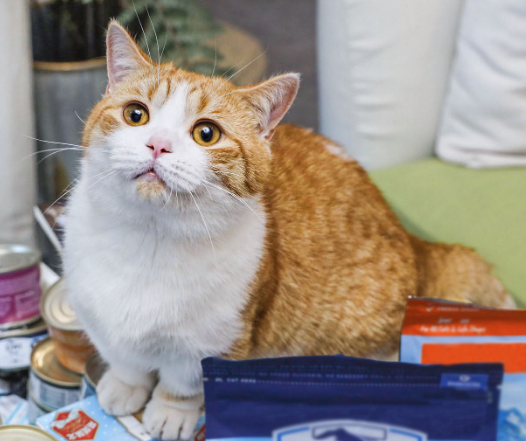
//> input picture pictures/zhupi.png, 526 x 441 px
$ ./main   (built with g++ and OpenCV 4)
//> lines starting //> are read from the running program, lines starting //| are printed output that depends on the picture
/**
 * @brief:膨胀，腐蚀测试
 * @author：liuyvjin
 */
#include <iostream>
#include <opencv2/core/core.hpp>
#include <opencv2/highgui/highgui.hpp>
#include <opencv2/opencv.hpp>
using namespace cv;
using namespace std;

Mat src ,dst;
void switchfun(int switchbar,void *sizeptr);
void sizefun(int sizebar, void *switchptr);
int main() {

    //读入原始图像
    src = imread("../../pictures/zhupi.png");
//> src is the input picture: 441 rows x 526 cols, CV_8UC3; mean B, G, R 134.6, 141.4, 152
    if(!src.data){printf("读入src图片错误！\n");return -1;}
    imshow("src",src);

    //定义控制条
    namedWindow("dst: 0-dilate;1-erode");
    int switchbar = 0;  //切换腐蚀和膨胀 0/1
    int sizebar = 3; //改变视界大小
    createTrackbar("switch","dst: 0-dilate;1-erode",&switchbar,1,switchfun,&sizebar);
//> slider 'switch' is set to 1
    createTrackbar("size","dst: 0-dilate;1-erode",&sizebar,10,sizefun,&switchbar);

    //初始化窗口
    Mat element = getStructuringElement(MORPH_RECT,Size(2*sizebar+1,2*sizebar+1),Point(sizebar, sizebar));
    dilate(src,dst, element);
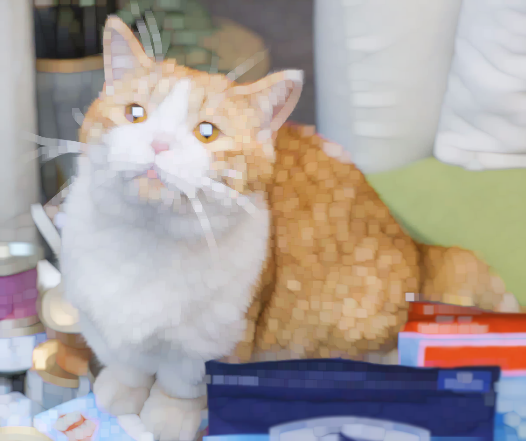
//> dst: 441 rows x 526 cols, CV_8UC3; mean B, G, R 154.5, 159.4, 168.7
    imshow("dst: 0-dilate;1-erode", dst);

    //等待键盘输入
    waitKey();
    return 0;
}

void switchfun(int switchbar,void *sizeptr)
{
//> called with switchbar = 1
    int sizebar = *static_cast<int*>(sizeptr);
    Mat element = getStructuringElement(MORPH_RECT,Size(2*sizebar+1,2*sizebar+1),Point(sizebar, sizebar));

    switch (switchbar){
        case 0:
            dilate(src,dst,element);
            break;
        case 1:
            erode(src,dst,element);
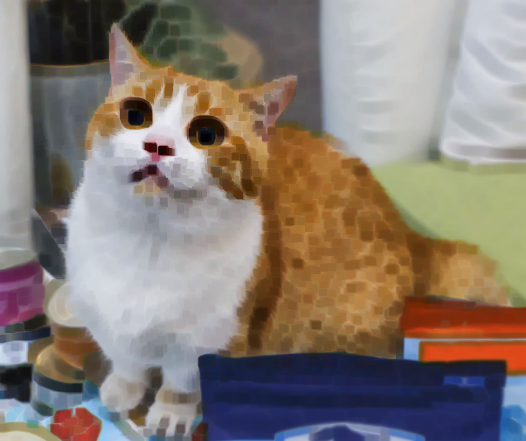
//> dst: 441 rows x 526 cols, CV_8UC3; mean B, G, R 114.5, 123, 134.4
            break;
        default: ;
    }
    imshow("dst: 0-dilate;1-erode",dst);
}
void sizefun(int sizebar, void *switchptr)
{
    int switchbar = *static_cast<int*>(switchptr);
    Mat element = getStructuringElement(MORPH_RECT,Size(2*sizebar+1,2*sizebar+1),Point(sizebar, sizebar));

    switch (switchbar){
        case 0:
            dilate(src,dst,element);
            break;
        case 1:
            erode(src,dst,element);
            break;
        default: ;
    }
    imshow("dst: 0-dilate;1-erode",dst);
}
